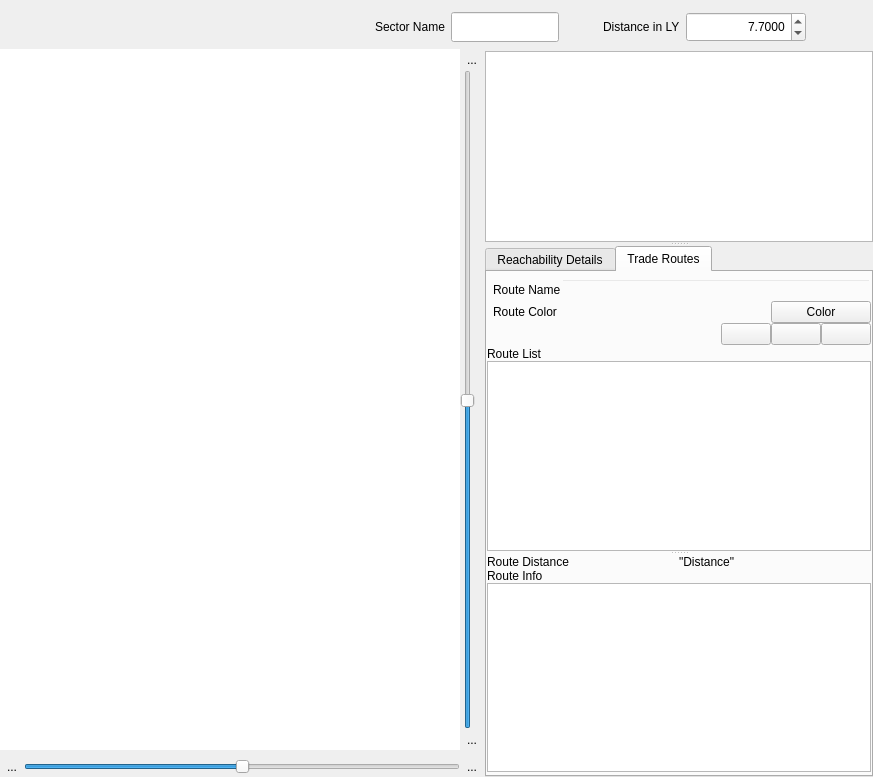
  <widget class="QWidget" name="centralwidget">
   <layout class="QVBoxLayout" name="verticalLayout_8">
    <property name="leftMargin">
     <number>0</number>
    </property>
    <property name="rightMargin">
     <number>0</number>
    </property>
    <property name="bottomMargin">
     <number>0</number>
    </property>
    <item>
     <layout class="QHBoxLayout" name="horizontalLayout_9">
      <property name="leftMargin">
       <number>9</number>
      </property>
      <property name="rightMargin">
       <number>9</number>
      </property>
      <item>
       <layout class="QHBoxLayout" name="horizontalLayout_4">
        <property name="spacing">
         <number>0</number>
        </property>
        <property name="leftMargin">
         <number>12</number>
        </property>
        <property name="rightMargin">
         <number>12</number>
        </property>
        <item>
         <widget class="QPushButton" name="btn_Star_Sector_View">
          <property name="text">
           <string/>
          </property>
          <property name="icon">
           <iconset resource="Resources.qrc">
            <normaloff>:/Icons/pics/newicons/mappa_tot_64.png</normaloff>:/Icons/pics/newicons/mappa_tot_64.png</iconset>
          </property>
          <property name="iconSize">
           <size>
            <width>24</width>
            <height>24</height>
           </size>
          </property>
          <property name="flat">
           <bool>true</bool>
          </property>
         </widget>
        </item>
        <item>
         <widget class="QPushButton" name="btn_Solar_System_View">
          <property name="text">
           <string/>
          </property>
          <property name="icon">
           <iconset>
            <normalon>:/Icons/pics/newicons/64.png</normalon>
           </iconset>
          </property>
          <property name="iconSize">
           <size>
            <width>24</width>
            <height>24</height>
           </size>
          </property>
          <property name="flat">
           <bool>true</bool>
          </property>
         </widget>
        </item>
        <item>
         <widget class="QPushButton" name="btn_Diaspora_Cluster_View">
          <property name="text">
           <string/>
          </property>
          <property name="icon">
           <iconset>
            <normalon>:/Icons/pics/newicons/diaspora64.png</normalon>
           </iconset>
          </property>
          <property name="iconSize">
           <size>
            <width>24</width>
            <height>24</height>
           </size>
          </property>
          <property name="flat">
           <bool>true</bool>
          </property>
         </widget>
        </item>
       </layout>
      </item>
      <item>
       <widget class="QFrame" name="frameSectorButtons">
        <property name="sizePolicy">
         <sizepolicy hsizetype="Fixed" vsizetype="Fixed">
          <horstretch>0</horstretch>
          <verstretch>0</verstretch>
         </sizepolicy>
        </property>
        <property name="minimumSize">
         <size>
          <width>210</width>
          <height>32</height>
         </size>
        </property>
        <property name="frameShape">
         <enum>QFrame::NoFrame</enum>
        </property>
        <property name="frameShadow">
         <enum>QFrame::Plain</enum>
        </property>
        <widget class="QWidget" name="layoutWidget">
         <property name="geometry">
          <rect>
           <x>0</x>
           <y>0</y>
           <width>206</width>
           <height>32</height>
          </rect>
         </property>
         <layout class="QHBoxLayout" name="horizontalLayout_7">
          <item>
           <widget class="QPushButton" name="btn_action_NewSector">
            <property name="text">
             <string/>
            </property>
            <property name="icon">
             <iconset resource="Resources.qrc">
              <normaloff>:/Elementary/pics/Elementary/document-new.svg</normaloff>:/Elementary/pics/Elementary/document-new.svg</iconset>
            </property>
            <property name="iconSize">
             <size>
              <width>24</width>
              <height>24</height>
             </size>
            </property>
            <property name="flat">
             <bool>true</bool>
            </property>
           </widget>
          </item>
          <item>
           <widget class="QPushButton" name="btn_action_LoadSector">
            <property name="text">
             <string/>
            </property>
            <property name="icon">
             <iconset resource="Resources.qrc">
              <normaloff>:/Elementary/pics/Elementary/folder-drag-accept.svg</normaloff>:/Elementary/pics/Elementary/folder-drag-accept.svg</iconset>
            </property>
            <property name="iconSize">
             <size>
              <width>24</width>
              <height>24</height>
             </size>
            </property>
            <property name="flat">
             <bool>true</bool>
            </property>
           </widget>
          </item>
          <item>
           <widget class="QPushButton" name="btn_action_SaveSector">
            <property name="text">
             <string/>
            </property>
            <property name="icon">
             <iconset resource="Resources.qrc">
              <normaloff>:/Elementary/pics/Elementary/text-x-install.svg</normaloff>:/Elementary/pics/Elementary/text-x-install.svg</iconset>
            </property>
            <property name="iconSize">
             <size>
              <width>24</width>
              <height>24</height>
             </size>
            </property>
            <property name="flat">
             <bool>true</bool>
            </property>
           </widget>
          </item>
          <item>
           <widget class="QPushButton" name="btn_action_Clear_Star_Sector_Data">
            <property name="text">
             <string/>
            </property>
            <property name="icon">
             <iconset resource="Resources.qrc">
              <normaloff>:/Elementary/pics/Elementary/edit-clear.svg</normaloff>:/Elementary/pics/Elementary/edit-clear.svg</iconset>
            </property>
            <property name="iconSize">
             <size>
              <width>24</width>
              <height>24</height>
             </size>
            </property>
            <property name="flat">
             <bool>true</bool>
            </property>
           </widget>
          </item>
          <item>
           <widget class="QPushButton" name="btn_actionCreate_a_Solar_System_for_all_stars">
            <property name="text">
             <string/>
            </property>
            <property name="icon">
             <iconset resource="Resources.qrc">
              <normaloff>:/Elementary/pics/Elementary/internet-web-browser.svg</normaloff>:/Elementary/pics/Elementary/internet-web-browser.svg</iconset>
            </property>
            <property name="iconSize">
             <size>
              <width>24</width>
              <height>24</height>
             </size>
            </property>
            <property name="flat">
             <bool>true</bool>
            </property>
           </widget>
          </item>
         </layout>
        </widget>
       </widget>
      </item>
      <item>
       <layout class="QHBoxLayout" name="layoutInfoSector">
        <property name="rightMargin">
         <number>12</number>
        </property>
        <item>
         <widget class="QLabel" name="lblSectorName">
          <property name="text">
           <string>Sector Name</string>
          </property>
          <property name="margin">
           <number>0</number>
          </property>
         </widget>
        </item>
        <item>
         <widget class="QLineEdit" name="txtSectorName">
          <property name="minimumSize">
           <size>
            <width>0</width>
            <height>30</height>
           </size>
          </property>
          <property name="maximumSize">
           <size>
            <width>300</width>
            <height>16777215</height>
           </size>
          </property>
         </widget>
        </item>
        <item>
         <spacer name="horizontalSpacer">
          <property name="orientation">
           <enum>Qt::Horizontal</enum>
          </property>
          <property name="sizeHint" stdset="0">
           <size>
            <width>38</width>
            <height>27</height>
           </size>
          </property>
         </spacer>
        </item>
        <item>
         <widget class="QLabel" name="lblSpinDistance">
          <property name="enabled">
           <bool>true</bool>
          </property>
          <property name="styleSheet">
           <string notr="true">background-color: transparent;</string>
          </property>
          <property name="text">
           <string>Distance in LY</string>
          </property>
          <property name="alignment">
           <set>Qt::AlignLeading|Qt::AlignLeft|Qt::AlignVCenter</set>
          </property>
          <property name="indent">
           <number>0</number>
          </property>
         </widget>
        </item>
        <item>
         <widget class="QDoubleSpinBox" name="spinDistance">
          <property name="minimumSize">
           <size>
            <width>120</width>
            <height>30</height>
           </size>
          </property>
          <property name="toolTip">
           <string>Set jump distance.
Double click on a star below to recalculate a new jumpweb centered on the selected star using the distance as the maximum jump limit</string>
          </property>
          <property name="styleSheet">
           <string notr="true"/>
          </property>
          <property name="frame">
           <bool>true</bool>
          </property>
          <property name="alignment">
           <set>Qt::AlignRight|Qt::AlignTrailing|Qt::AlignVCenter</set>
          </property>
          <property name="decimals">
           <number>4</number>
          </property>
          <property name="minimum">
           <double>0.005000000000000</double>
          </property>
          <property name="maximum">
           <double>20.000000000000000</double>
          </property>
          <property name="singleStep">
           <double>0.250000000000000</double>
          </property>
          <property name="value">
           <double>7.700000000000000</double>
          </property>
         </widget>
        </item>
       </layout>
      </item>
      <item>
       <widget class="QPushButton" name="btnContextualMenu">
        <property name="text">
         <string/>
        </property>
        <property name="icon">
         <iconset resource="Resources.qrc">
          <normaloff>:/Elementary/pics/Elementary/document-properties.svg</normaloff>:/Elementary/pics/Elementary/document-properties.svg</iconset>
        </property>
        <property name="iconSize">
         <size>
          <width>24</width>
          <height>24</height>
         </size>
        </property>
        <property name="flat">
         <bool>true</bool>
        </property>
       </widget>
      </item>
     </layout>
    </item>
    <item>
     <widget class="QSplitter" name="splitter_3">
      <property name="orientation">
       <enum>Qt::Horizontal</enum>
      </property>
      <property name="handleWidth">
       <number>1</number>
      </property>
      <widget class="QStackedWidget" name="stackedWidget">
       <property name="currentIndex">
        <number>0</number>
       </property>
       <widget class="QWidget" name="page">
        <layout class="QVBoxLayout" name="verticalLayout">
         <property name="leftMargin">
          <number>0</number>
         </property>
         <property name="topMargin">
          <number>0</number>
         </property>
         <property name="rightMargin">
          <number>0</number>
         </property>
         <property name="bottomMargin">
          <number>0</number>
         </property>
         <item>
          <layout class="QVBoxLayout" name="verticalLayout_5">
           <property name="spacing">
            <number>6</number>
           </property>
           <item>
            <layout class="QHBoxLayout" name="horizontalLayout_6">
             <property name="spacing">
              <number>6</number>
             </property>
            </layout>
           </item>
           <item>
            <layout class="QHBoxLayout" name="horizontalLayout_3">
             <property name="spacing">
              <number>0</number>
             </property>
             <item>
              <widget class="QGraphicsView" name="graphicsView">
               <property name="minimumSize">
                <size>
                 <width>300</width>
                 <height>0</height>
                </size>
               </property>
               <property name="toolTip">
                <string>Star map</string>
               </property>
               <property name="styleSheet">
                <string notr="true"/>
               </property>
               <property name="frameShape">
                <enum>QFrame::NoFrame</enum>
               </property>
               <property name="frameShadow">
                <enum>QFrame::Plain</enum>
               </property>
               <property name="lineWidth">
                <number>0</number>
               </property>
               <property name="backgroundBrush">
                <brush brushstyle="SolidPattern">
                 <color alpha="255">
                  <red>211</red>
                  <green>234</green>
                  <blue>231</blue>
                 </color>
                </brush>
               </property>
              </widget>
             </item>
             <item>
              <layout class="QVBoxLayout" name="verticalLayout_4">
               <property name="spacing">
                <number>0</number>
               </property>
               <item>
                <widget class="QToolButton" name="btnZoomUp">
                 <property name="toolTip">
                  <string>Zoom in</string>
                 </property>
                 <property name="text">
                  <string>...</string>
                 </property>
                 <property name="icon">
                  <iconset resource="Resources.qrc">
                   <normaloff>:/new/Bitmaps/pics/zoomin.png</normaloff>:/new/Bitmaps/pics/zoomin.png</iconset>
                 </property>
                 <property name="autoRaise">
                  <bool>true</bool>
                 </property>
                </widget>
               </item>
               <item>
                <widget class="QSlider" name="sliderZoom">
                 <property name="toolTip">
                  <string>Zoom slider</string>
                 </property>
                 <property name="minimum">
                  <number>1</number>
                 </property>
                 <property name="maximum">
                  <number>500</number>
                 </property>
                 <property name="value">
                  <number>250</number>
                 </property>
                 <property name="orientation">
                  <enum>Qt::Vertical</enum>
                 </property>
                </widget>
               </item>
               <item>
                <widget class="QToolButton" name="btnZoomDown">
                 <property name="toolTip">
                  <string>Zoom out</string>
                 </property>
                 <property name="text">
                  <string>...</string>
                 </property>
                 <property name="icon">
                  <iconset resource="Resources.qrc">
                   <normaloff>:/new/Bitmaps/pics/zoomout.png</normaloff>:/new/Bitmaps/pics/zoomout.png</iconset>
                 </property>
                 <property name="autoRaise">
                  <bool>true</bool>
                 </property>
                </widget>
               </item>
              </layout>
             </item>
            </layout>
           </item>
           <item>
            <layout class="QHBoxLayout" name="horizontalLayout_2">
             <property name="spacing">
              <number>0</number>
             </property>
             <item>
              <widget class="QToolButton" name="btnRotateLeft">
               <property name="toolTip">
                <string>Rotate left</string>
               </property>
               <property name="text">
                <string>...</string>
               </property>
               <property name="icon">
                <iconset resource="Resources.qrc">
                 <normaloff>:/new/Bitmaps/pics/rotateleft.png</normaloff>:/new/Bitmaps/pics/rotateleft.png</iconset>
               </property>
               <property name="autoRaise">
                <bool>true</bool>
               </property>
              </widget>
             </item>
             <item>
              <widget class="QSlider" name="sliderRotate">
               <property name="toolTip">
                <string>Rotate map using this slider</string>
               </property>
               <property name="minimum">
                <number>-360</number>
               </property>
               <property name="maximum">
                <number>360</number>
               </property>
               <property name="orientation">
                <enum>Qt::Horizontal</enum>
               </property>
              </widget>
             </item>
             <item>
              <widget class="QToolButton" name="btnRotateRight">
               <property name="toolTip">
                <string>Rotate right</string>
               </property>
               <property name="text">
                <string>...</string>
               </property>
               <property name="icon">
                <iconset resource="Resources.qrc">
                 <normaloff>:/new/Bitmaps/pics/rotateright.png</normaloff>:/new/Bitmaps/pics/rotateright.png</iconset>
               </property>
               <property name="autoRaise">
                <bool>true</bool>
               </property>
              </widget>
             </item>
            </layout>
           </item>
          </layout>
         </item>
        </layout>
       </widget>
       <widget class="QWidget" name="page_2">
        <layout class="QVBoxLayout" name="verticalLayout_7" stretch="1">
         <property name="leftMargin">
          <number>1</number>
         </property>
         <property name="topMargin">
          <number>1</number>
         </property>
         <property name="rightMargin">
          <number>1</number>
         </property>
         <property name="bottomMargin">
          <number>0</number>
         </property>
         <item>
          <widget class="SolarSystemViewWidget" name="solsysView" native="true"/>
         </item>
        </layout>
       </widget>
       <widget class="QWidget" name="page_3">
        <layout class="QHBoxLayout" name="horizontalLayout_8">
         <property name="leftMargin">
          <number>0</number>
         </property>
         <property name="topMargin">
          <number>0</number>
         </property>
         <property name="rightMargin">
          <number>0</number>
         </property>
         <property name="bottomMargin">
          <number>0</number>
         </property>
         <item>
          <widget class="DiasporaClusterDialog" name="clusterCreator" native="true">
           <property name="styleSheet">
            <string notr="true">background-color: transparent;</string>
           </property>
          </widget>
         </item>
        </layout>
       </widget>
      </widget>
      <widget class="QSplitter" name="splitterStarInfo">
       <property name="sizePolicy">
        <sizepolicy hsizetype="Expanding" vsizetype="Expanding">
         <horstretch>0</horstretch>
         <verstretch>0</verstretch>
        </sizepolicy>
       </property>
       <property name="maximumSize">
        <size>
         <width>600</width>
         <height>16777215</height>
        </size>
       </property>
       <property name="orientation">
        <enum>Qt::Vertical</enum>
       </property>
       <widget class="QWidget" name="layoutWidget">
        <layout class="QVBoxLayout" name="verticalLayout_3">
         <property name="spacing">
          <number>6</number>
         </property>
         <item>
          <layout class="QHBoxLayout" name="horizontalLayout">
           <property name="spacing">
            <number>6</number>
           </property>
           <property name="leftMargin">
            <number>0</number>
           </property>
           <property name="topMargin">
            <number>2</number>
           </property>
           <property name="rightMargin">
            <number>2</number>
           </property>
           <property name="bottomMargin">
            <number>0</number>
           </property>
          </layout>
         </item>
         <item>
          <widget class="QListWidget" name="listWidget">
           <property name="minimumSize">
            <size>
             <width>200</width>
             <height>0</height>
            </size>
           </property>
           <property name="focusPolicy">
            <enum>Qt::WheelFocus</enum>
           </property>
           <property name="toolTip">
            <string>Stars of the current sector</string>
           </property>
           <property name="styleSheet">
            <string notr="true"/>
           </property>
           <property name="frameShape">
            <enum>QFrame::StyledPanel</enum>
           </property>
           <property name="frameShadow">
            <enum>QFrame::Sunken</enum>
           </property>
           <property name="alternatingRowColors">
            <bool>true</bool>
           </property>
          </widget>
         </item>
        </layout>
       </widget>
       <widget class="QTabWidget" name="tabInspectorWidget">
        <property name="minimumSize">
         <size>
          <width>200</width>
          <height>0</height>
         </size>
        </property>
        <property name="maximumSize">
         <size>
          <width>600</width>
          <height>16777215</height>
         </size>
        </property>
        <property name="autoFillBackground">
         <bool>true</bool>
        </property>
        <property name="tabShape">
         <enum>QTabWidget::Rounded</enum>
        </property>
        <property name="currentIndex">
         <number>1</number>
        </property>
        <widget class="QWidget" name="tabStarList">
         <attribute name="title">
          <string>Reachability Details</string>
         </attribute>
         <layout class="QVBoxLayout" name="verticalLayout_6">
          <property name="leftMargin">
           <number>0</number>
          </property>
          <property name="topMargin">
           <number>3</number>
          </property>
          <property name="rightMargin">
           <number>0</number>
          </property>
          <property name="bottomMargin">
           <number>3</number>
          </property>
          <item>
           <layout class="QVBoxLayout" name="verticalLayout_2">
            <property name="spacing">
             <number>0</number>
            </property>
            <item>
             <widget class="QLabel" name="lblRouteTo">
              <property name="text">
               <string>TextLabel</string>
              </property>
             </widget>
            </item>
            <item>
             <widget class="QTableWidget" name="routeTable">
              <property name="toolTip">
               <string>Jumps to reach selected star</string>
              </property>
              <property name="styleSheet">
               <string notr="true"/>
              </property>
              <property name="alternatingRowColors">
               <bool>true</bool>
              </property>
             </widget>
            </item>
           </layout>
          </item>
         </layout>
        </widget>
        <widget class="QWidget" name="tab_3">
         <attribute name="title">
          <string>Trade Routes</string>
         </attribute>
         <layout class="QVBoxLayout" name="verticalLayout_19">
          <property name="spacing">
           <number>0</number>
          </property>
          <property name="leftMargin">
           <number>0</number>
          </property>
          <property name="topMargin">
           <number>3</number>
          </property>
          <property name="rightMargin">
           <number>0</number>
          </property>
          <property name="bottomMargin">
           <number>3</number>
          </property>
          <item>
           <layout class="QGridLayout" name="gridLayout">
            <property name="leftMargin">
             <number>6</number>
            </property>
            <property name="topMargin">
             <number>4</number>
            </property>
            <property name="bottomMargin">
             <number>0</number>
            </property>
            <property name="spacing">
             <number>0</number>
            </property>
            <item row="0" column="0">
             <widget class="QLabel" name="label">
              <property name="styleSheet">
               <string notr="true">background-color: transparent;</string>
              </property>
              <property name="text">
               <string>Route Name</string>
              </property>
             </widget>
            </item>
            <item row="1" column="0">
             <widget class="QLabel" name="label_3">
              <property name="styleSheet">
               <string notr="true">background-color: transparent;</string>
              </property>
              <property name="text">
               <string>Route Color</string>
              </property>
             </widget>
            </item>
            <item row="1" column="2">
             <widget class="QtColorPicker" name="colorPicker">
              <property name="minimumSize">
               <size>
                <width>100</width>
                <height>0</height>
               </size>
              </property>
              <property name="toolTip">
               <string>Click here to choose the trade route color</string>
              </property>
              <property name="styleSheet">
               <string notr="true"/>
              </property>
              <property name="text">
               <string>Color</string>
              </property>
             </widget>
            </item>
            <item row="1" column="1">
             <spacer name="horizontalSpacer_3">
              <property name="orientation">
               <enum>Qt::Horizontal</enum>
              </property>
              <property name="sizeHint" stdset="0">
               <size>
                <width>40</width>
                <height>20</height>
               </size>
              </property>
             </spacer>
            </item>
            <item row="0" column="1" colspan="2">
             <widget class="QLineEdit" name="txtRouteName">
              <property name="styleSheet">
               <string notr="true">background-color: transparent;</string>
              </property>
             </widget>
            </item>
           </layout>
          </item>
          <item>
           <layout class="QHBoxLayout" name="horizontalLayout_5">
            <property name="spacing">
             <number>0</number>
            </property>
            <property name="topMargin">
             <number>0</number>
            </property>
            <property name="bottomMargin">
             <number>2</number>
            </property>
            <item>
             <spacer name="horizontalSpacer_2">
              <property name="orientation">
               <enum>Qt::Horizontal</enum>
              </property>
              <property name="sizeHint" stdset="0">
               <size>
                <width>40</width>
                <height>20</height>
               </size>
              </property>
             </spacer>
            </item>
            <item>
             <widget class="QPushButton" name="btnConfirmRoute">
              <property name="minimumSize">
               <size>
                <width>50</width>
                <height>0</height>
               </size>
              </property>
              <property name="toolTip">
               <string>Confirm operation</string>
              </property>
              <property name="styleSheet">
               <string notr="true"/>
              </property>
              <property name="text">
               <string/>
              </property>
              <property name="icon">
               <iconset resource="Resources.qrc">
                <normaloff>:/new/Bitmaps/pics/gtk-add.png</normaloff>:/new/Bitmaps/pics/gtk-add.png</iconset>
              </property>
             </widget>
            </item>
            <item>
             <widget class="QPushButton" name="btnDeleteRoute">
              <property name="minimumSize">
               <size>
                <width>50</width>
                <height>0</height>
               </size>
              </property>
              <property name="toolTip">
               <string>Delete selected trade route</string>
              </property>
              <property name="styleSheet">
               <string notr="true"/>
              </property>
              <property name="text">
               <string/>
              </property>
              <property name="icon">
               <iconset resource="Resources.qrc">
                <normaloff>:/new/Bitmaps/pics/list-remove.png</normaloff>:/new/Bitmaps/pics/list-remove.png</iconset>
              </property>
             </widget>
            </item>
            <item>
             <widget class="QPushButton" name="btnDeleteAllRoutes">
              <property name="minimumSize">
               <size>
                <width>50</width>
                <height>0</height>
               </size>
              </property>
              <property name="toolTip">
               <string>Delete all Trade Routes</string>
              </property>
              <property name="styleSheet">
               <string notr="true"/>
              </property>
              <property name="text">
               <string/>
              </property>
              <property name="icon">
               <iconset resource="Resources.qrc">
                <normaloff>:/new/Bitmaps/pics/delete_all.png</normaloff>:/new/Bitmaps/pics/delete_all.png</iconset>
              </property>
             </widget>
            </item>
           </layout>
          </item>
          <item>
           <widget class="QSplitter" name="splitter_2">
            <property name="orientation">
             <enum>Qt::Vertical</enum>
            </property>
            <widget class="QWidget" name="layoutWidget">
             <layout class="QVBoxLayout" name="verticalLayout_9">
              <property name="spacing">
               <number>0</number>
              </property>
              <item>
               <widget class="QLabel" name="label_4">
                <property name="text">
                 <string>Route List</string>
                </property>
                <property name="margin">
                 <number>6</number>
                </property>
               </widget>
              </item>
              <item>
               <widget class="QListWidget" name="gridTradeRoutes">
                <property name="minimumSize">
                 <size>
                  <width>200</width>
                  <height>0</height>
                 </size>
                </property>
                <property name="toolTip">
                 <string>Trade route list</string>
                </property>
                <property name="styleSheet">
                 <string notr="true"/>
                </property>
                <property name="alternatingRowColors">
                 <bool>true</bool>
                </property>
               </widget>
              </item>
             </layout>
            </widget>
            <widget class="QWidget" name="layoutWidget">
             <layout class="QVBoxLayout" name="verticalLayout_11">
              <property name="spacing">
               <number>0</number>
              </property>
              <item>
               <layout class="QGridLayout" name="gridLayout_2">
                <property name="spacing">
                 <number>0</number>
                </property>
                <item row="0" column="0">
                 <widget class="QLabel" name="label_5">
                  <property name="text">
                   <string>Route Distance</string>
                  </property>
                 </widget>
                </item>
                <item row="0" column="1">
                 <widget class="QLabel" name="lblRouteDistance">
                  <property name="text">
                   <string>&quot;Distance&quot;</string>
                  </property>
                 </widget>
                </item>
               </layout>
              </item>
              <item>
               <layout class="QVBoxLayout" name="verticalLayout_10">
                <property name="spacing">
                 <number>0</number>
                </property>
                <item>
                 <widget class="QLabel" name="label_6">
                  <property name="text">
                   <string>Route Info</string>
                  </property>
                 </widget>
                </item>
                <item>
                 <widget class="QTextEdit" name="webTradeRouteView">
                  <property name="styleSheet">
                   <string notr="true"/>
                  </property>
                 </widget>
                </item>
               </layout>
              </item>
             </layout>
            </widget>
           </widget>
          </item>
         </layout>
        </widget>
       </widget>
      </widget>
     </widget>
    </item>
   </layout>
  </widget>
